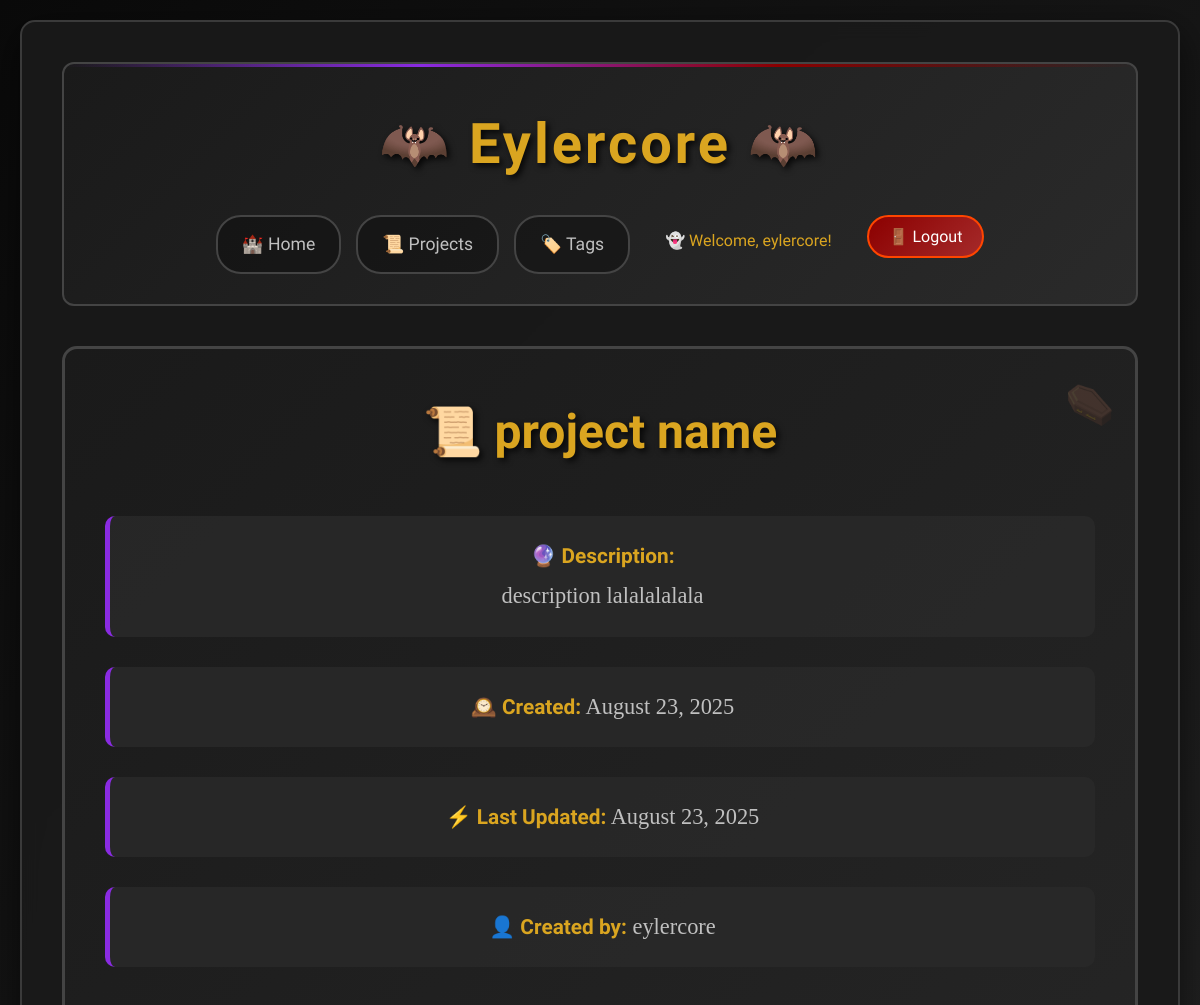
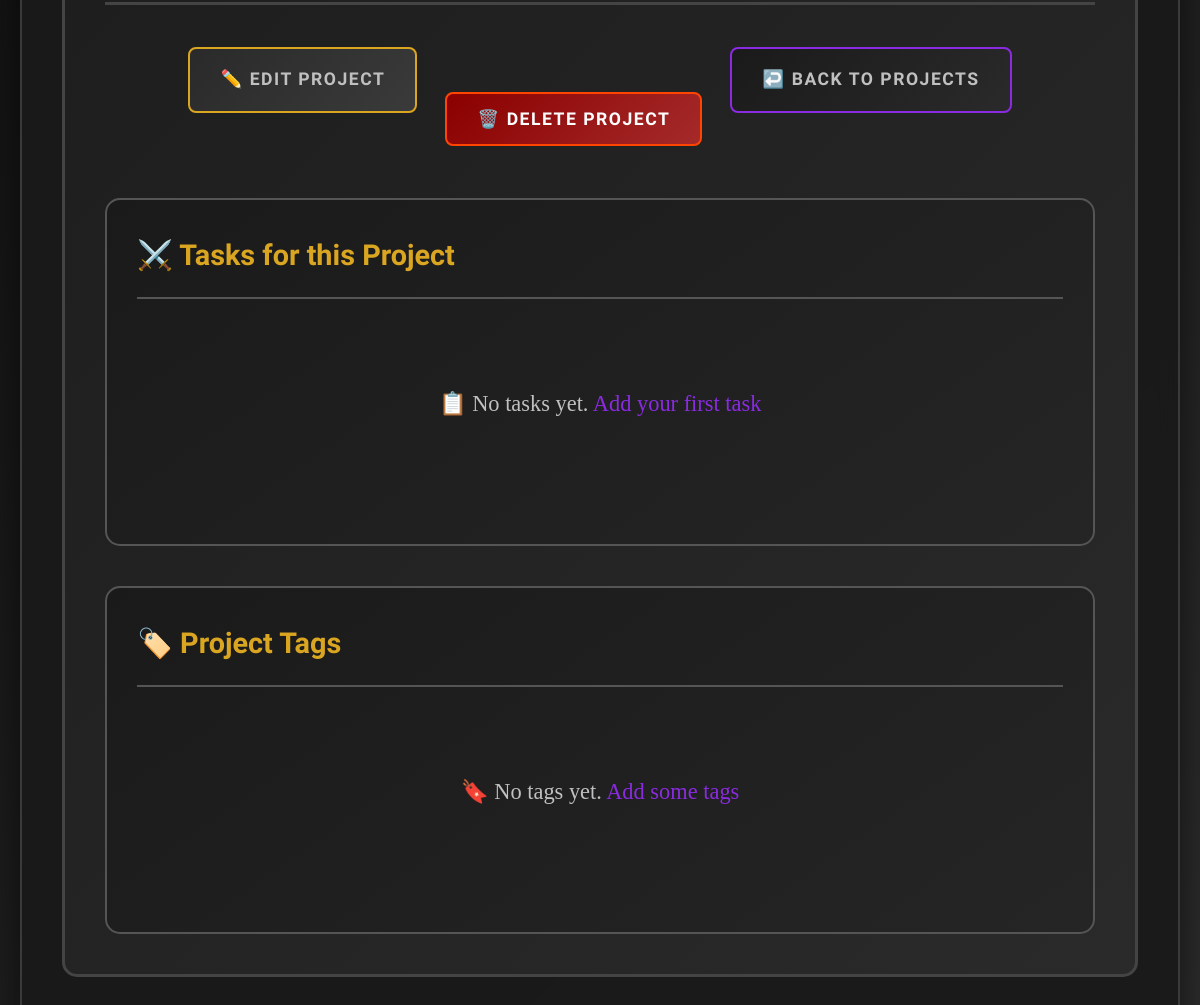
/projects/2/ (signed in), run on the app's committed database (2 pictures, top to bottom).
### main_app/models.py (models this page shows, shortened)
class Project(models.Model):
    name = models.CharField(max_length=100)
    description = models.TextField()
    created_at = models.DateTimeField(auto_now_add=True)
    updated_at = models.DateTimeField(auto_now=True)
    user = models.ForeignKey(User, on_delete=models.CASCADE)

### main_app/views.py (the view)
# urls.py: path('projects/<int:project_id>/', views.projects_detail, name='project_detail'),
@login_required
def projects_detail(request, project_id):
    project = get_object_or_404(Project, id=project_id, user=request.user)
    return render(request, 'main_app/projects_detail.html', {'project': project})

### templates/main_app/projects_detail.html (shortened to what this page needs)
{% extends 'base.html' %}
{% block content %}
<div class="project-details">
    <h2>📜 {{ project.name }}</h2>
    <div class="project-info">
        <p><strong>🔮 Description:</strong><br>{{ project.description }}</p>
        <p><strong>🕰️ Created:</strong> {{ project.created_at|date:"F j, Y" }}</p>
        <p><strong>⚡ Last Updated:</strong> {{ project.updated_at|date:"F j, Y" }}</p>
        <p><strong>👤 Created by:</strong> {{ project.user.username }}</p>
    </div>
    <div class="form-actions">
        <a href="{% url 'main_app:edit_project' project.id %}" class="btn btn-edit">✏️ Edit Project</a>
        <form action="{% url 'main_app:delete_project' project.id %}" method="post" style="display: inline;">
            <button type="submit" class="btn btn-delete"
                    onclick="return confirm('Are you sure you want to delete this project? This action cannot be undone.')">
                🗑️ Delete Project
            </button>
        </form>
        <a href="{% url 'main_app:projects_index' %}" class="btn btn-back">↩️ Back to Projects</a>
    </div>
    <div class="tasks-section" style="margin-top: 40px;">
        <h3 style="color: #daa520; border-bottom: 2px solid #555; padding-bottom: 15px; margin-bottom: 25px;">
            ⚔️ Tasks for this Project
        </h3>
        <div class="empty-state">
            <p>📋 No tasks yet. <a href="#" style="color: #8a2be2; text-decoration: none;">Add your first task</a></p>
        </div>
    </div>
    <div class="tags-section" style="margin-top: 40px;">
        <h3 style="color: #daa520; border-bottom: 2px solid #555; padding-bottom: 15px; margin-bottom: 25px;">
            🏷️ Project Tags
        </h3>
        <div class="empty-state">
            <p>🔖 No tags yet. <a href="#" style="color: #8a2be2; text-decoration: none;">Add some tags</a></p>
        </div>
    </div>
</div>
{% endblock %}

### templates/base.html (shortened to what this page needs)
<!DOCTYPE html>
<html lang="en">
<head>
    {% load static %}
    <link rel="stylesheet" href="{% static 'main_app/css/style.css' %}">
</head>
<body>
    <div class="container">
        <div class="header">
            <h1>🦇 Eylercore 🦇</h1>
            <div class="nav-links">
                <a href="{% url 'main_app:home' %}">🏰 Home</a>
                <a href="{% url 'main_app:projects_index' %}">📜 Projects</a>
                <a href="{% url 'main_app:tags_index' %}">🏷️ Tags</a>
                {% if user.is_authenticated %}
                    <span>👻 Welcome, {{ user.username }}!</span>
                    <form action="{% url 'logout' %}" method="post" style="display: inline;">
                        <button type="submit" class="btn-logout-nav">
                            🚪 Logout
                        </button>
                    </form>
                {% else %}
                    <a href="{% url 'login' %}">🔑 Login</a>
                    <a href="{% url 'main_app:signup' %}">📝 Sign Up</a>
                {% endif %}
            </div>
        </div>
        <div class="content">
            {% block content %}
            {% endblock %}
        </div>
    </div>
</body>
</html>

### main_app/static/main_app/css/style.css (style rules this page uses)
* { margin: 0; padding: 0; box-sizing: border-box; }
body { font-family: 'Crimson Text', serif; background: linear-gradient(135deg, #0a0a0a 0%, #1a1a1a 50%, #2d2d2d 100%); color: #e8e6e3; line-height: 1.8; min-height: 100vh; background-attachment: fixed; padding: 20px; }
.container { max-width: 1200px; margin: 0 auto; background: rgba(26, 26, 26, 0.95); padding: 40px; border-radius: 15px; border: 2px solid #3a3a3a; box-shadow: 0 12px 40px rgba(0, 0, 0, 0.6); backdrop-filter: blur(10px); }
.header { background: linear-gradient(135deg, #1a1a1a 0%, #2a2a2a 100%); color: #8a2be2; padding: 30px; margin-bottom: 40px; border-radius: 12px; border: 2px solid #444; text-align: center; position: relative; overflow: hidden; }
.header::before { content: ''; position: absolute; top: 0; left: 0; right: 0; height: 3px; background: linear-gradient(90deg, transparent, #8a2be2, #8b0000, transparent); }
.header h1 { font-family: 'UnifrakturMaguntia', cursive; font-size: 3.5rem; margin: 0; text-shadow: 3px 3px 6px rgba(0, 0, 0, 0.8); letter-spacing: 3px; color: #daa520; }
.nav-links { margin-top: 20px; display: flex; justify-content: center; flex-wrap: wrap; gap: 15px; }
.nav-links a { color: #c0c0c0; text-decoration: none; padding: 12px 24px; border: 2px solid #444; border-radius: 25px; transition: all 0.4s ease; font-family: 'MedievalSharp', cursive; font-size: 1.1rem; background: rgba(0, 0, 0, 0.3); }
.nav-links span { color: #daa520; padding: 12px 20px; font-family: 'MedievalSharp', cursive; }
.btn { padding: 15px 30px; margin: 12px; text-decoration: none; border-radius: 8px; border: 2px solid; cursor: pointer; display: inline-block; font-family: 'MedievalSharp', cursive; font-weight: 600; text-transform: uppercase; letter-spacing: 1.5px; transition: all 0.4s ease; position: relative; overflow: hidden; font-size: 1.1rem; }
.btn::before { content: ''; position: absolute; top: 0; left: -100%; width: 100%; height: 100%; background: linear-gradient(90deg, transparent, rgba(255, 255, 255, 0.2), transparent); transition: left 0.6s ease; }
.btn-edit { background: linear-gradient(135deg, #2a2a2a 0%, #3a3a3a 100%); color: #c0c0c0; border-color: #daa520; }
.btn-delete { background: linear-gradient(135deg, #8b0000 0%, #a52a2a 100%); color: #fff; border-color: #ff4500; }
.btn-back { background: linear-gradient(135deg, #1a1a1a 0%, #2a2a2a 100%); color: #c0c0c0; border-color: #8a2be2; }
.form-actions { margin-top: 40px; padding-top: 30px; border-top: 3px solid #444; text-align: center; }
.project-details { margin: 30px 0; padding: 40px; border: 3px solid #444; border-radius: 15px; background: linear-gradient(135deg, #1a1a1a 0%, #2a2a2a 100%); position: relative; overflow: hidden; }
.project-details::before { content: '⚰️'; position: absolute; top: 20px; right: 20px; font-size: 2.5rem; opacity: 0.2; }
.project-info { margin-bottom: 30px; }
.project-info p { margin: 20px 0; padding: 20px; background: rgba(42, 42, 42, 0.8); border-radius: 10px; border-left: 5px solid #8a2be2; font-size: 1.2rem; line-height: 1.8; }
.project-info strong { color: #daa520; font-family: 'MedievalSharp', cursive; font-size: 1.3rem; }
.content h2 { color: #daa520; font-family: 'UnifrakturMaguntia', cursive; font-size: 3rem; text-align: center; margin-bottom: 40px; text-shadow: 3px 3px 6px rgba(0, 0, 0, 0.8); }
.content p { text-align: center; font-size: 1.4rem; margin-bottom: 30px; color: #c0c0c0; line-height: 1.8; }
.empty-state { text-align: center; padding: 60px 40px; color: #8a2be2; font-size: 1.3rem; }
.empty-state p { margin-bottom: 30px; }
.content { animation: fadeIn 0.6s ease-in-out; }
.nav-links form { display: inline; }
.nav-links .btn-logout-nav { background: linear-gradient(135deg, #8b0000 0%, #a52a2a 100%); color: #fff; border: 2px solid #ff4500; padding: 10px 20px; border-radius: 25px; cursor: pointer; font-family: 'MedievalSharp', cursive; font-size: 1rem; transition: all 0.4s ease; text-decoration: none; display: inline-block; }
.tasks-section, .tags-section { background: linear-gradient(145deg, #1a1a1a, #252525); padding: 30px; border-radius: 15px; border: 2px solid #555; margin-top: 30px; }
.tasks-section h3, .tags-section h3 { font-family: 'MedievalSharp', cursive; font-size: 1.8rem; margin-bottom: 25px; }

### data on the page
Project: name "project name", description "description lalalalalala", created_at "August 23, 2025", updated_at "August 23, 2025", user.username "eylercore"

### other printed values
{{ user.username }} "eylercore"
